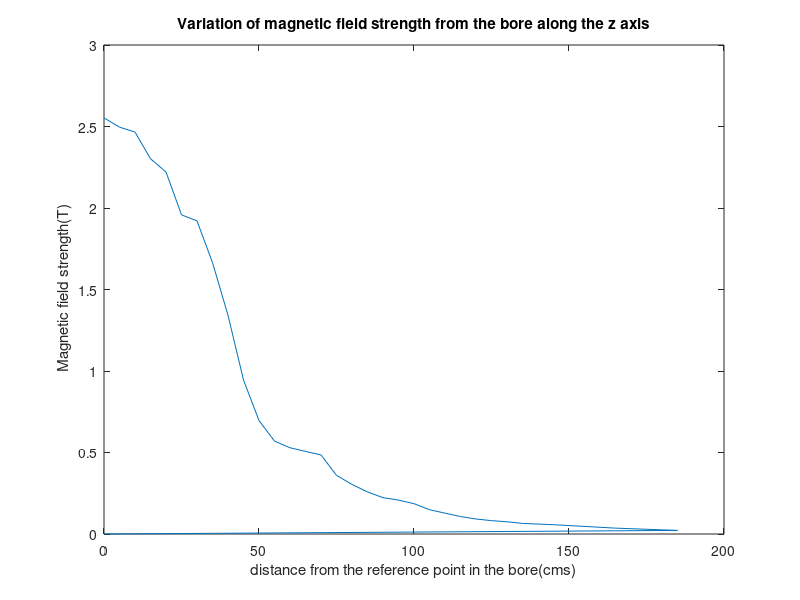

This figure's MATLAB source:
load zaxis_fieldstrength
x = zaxis_fieldstrength(:,1);
y =zaxis_fieldstrength(:,2);
plot(x,y)
xlabel 'distance from the reference point in the bore(cms)'
ylabel ' Magnetic field strength(T)'
title 'Variation of magnetic field strength from the bore along the z axis'
